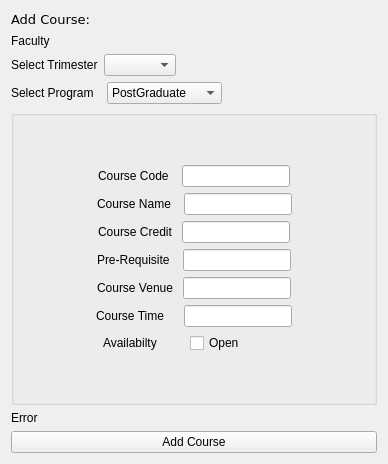
             <widget class="QWidget" name="addAcadCourse">
              <layout class="QVBoxLayout" name="verticalLayout_30">
               <item>
                <layout class="QVBoxLayout" name="verticalLayout_25">
                 <item>
                  <widget class="QLabel" name="addAcadCourseLabel">
                   <property name="sizePolicy">
                    <sizepolicy hsizetype="Preferred" vsizetype="Maximum">
                     <horstretch>0</horstretch>
                     <verstretch>0</verstretch>
                    </sizepolicy>
                   </property>
                   <property name="font">
                    <font>
                     <family>Verdana</family>
                     <pointsize>10</pointsize>
                    </font>
                   </property>
                   <property name="text">
                    <string>Add Course:</string>
                   </property>
                  </widget>
                 </item>
                 <item>
                  <widget class="QLabel" name="addAcadCourseFacultyLabel">
                   <property name="sizePolicy">
                    <sizepolicy hsizetype="Preferred" vsizetype="Maximum">
                     <horstretch>0</horstretch>
                     <verstretch>0</verstretch>
                    </sizepolicy>
                   </property>
                   <property name="text">
                    <string>Faculty</string>
                   </property>
                  </widget>
                 </item>
                </layout>
               </item>
               <item>
                <layout class="QVBoxLayout" name="verticalLayout_29">
                 <item>
                  <layout class="QVBoxLayout" name="verticalLayout_28">
                   <item>
                    <layout class="QVBoxLayout" name="verticalLayout_26">
                     <item>
                      <layout class="QHBoxLayout" name="horizontalLayout_30">
                       <item>
                        <widget class="QLabel" name="addLabel1">
                         <property name="sizePolicy">
                          <sizepolicy hsizetype="Preferred" vsizetype="Maximum">
                           <horstretch>0</horstretch>
                           <verstretch>0</verstretch>
                          </sizepolicy>
                         </property>
                         <property name="text">
                          <string>Select Trimester</string>
                         </property>
                        </widget>
                       </item>
                       <item>
                        <widget class="QComboBox" name="addCourseTrimesterComboBox"/>
                       </item>
                       <item>
                        <spacer name="horizontalSpacer_20">
                         <property name="orientation">
                          <enum>Qt::Horizontal</enum>
                         </property>
                         <property name="sizeHint" stdset="0">
                          <size>
                           <width>40</width>
                           <height>20</height>
                          </size>
                         </property>
                        </spacer>
                       </item>
                      </layout>
                     </item>
                     <item>
                      <layout class="QHBoxLayout" name="horizontalLayout_31">
                       <item>
                        <widget class="QLabel" name="addLabel2">
                         <property name="sizePolicy">
                          <sizepolicy hsizetype="Preferred" vsizetype="Maximum">
                           <horstretch>0</horstretch>
                           <verstretch>0</verstretch>
                          </sizepolicy>
                         </property>
                         <property name="text">
                          <string>Select Program  </string>
                         </property>
                        </widget>
                       </item>
                       <item>
                        <widget class="QComboBox" name="addCourseProgramComboBox">
                         <property name="sizePolicy">
                          <sizepolicy hsizetype="Preferred" vsizetype="Maximum">
                           <horstretch>0</horstretch>
                           <verstretch>0</verstretch>
                          </sizepolicy>
                         </property>
                         <item>
                          <property name="text">
                           <string>PostGraduate</string>
                          </property>
                         </item>
                         <item>
                          <property name="text">
                           <string>UnderGraduate</string>
                          </property>
                         </item>
                         <item>
                          <property name="text">
                           <string>Diploma</string>
                          </property>
                         </item>
                        </widget>
                       </item>
                       <item>
                        <spacer name="horizontalSpacer_21">
                         <property name="orientation">
                          <enum>Qt::Horizontal</enum>
                         </property>
                         <property name="sizeHint" stdset="0">
                          <size>
                           <width>40</width>
                           <height>20</height>
                          </size>
                         </property>
                        </spacer>
                       </item>
                      </layout>
                     </item>
                    </layout>
                   </item>
                   <item>
                    <widget class="QGroupBox" name="groupBox">
                     <property name="sizePolicy">
                      <sizepolicy hsizetype="Preferred" vsizetype="Preferred">
                       <horstretch>0</horstretch>
                       <verstretch>0</verstretch>
                      </sizepolicy>
                     </property>
                     <layout class="QVBoxLayout" name="verticalLayout_11">
                      <item>
                       <spacer name="verticalSpacer_35">
                        <property name="orientation">
                         <enum>Qt::Vertical</enum>
                        </property>
                        <property name="sizeHint" stdset="0">
                         <size>
                          <width>20</width>
                          <height>40</height>
                         </size>
                        </property>
                       </spacer>
                      </item>
                      <item>
                       <layout class="QHBoxLayout" name="horizontalLayout_23">
                        <item>
                         <spacer name="horizontalSpacer_23">
                          <property name="orientation">
                           <enum>Qt::Horizontal</enum>
                          </property>
                          <property name="sizeHint" stdset="0">
                           <size>
                            <width>40</width>
                            <height>20</height>
                           </size>
                          </property>
                         </spacer>
                        </item>
                        <item>
                         <widget class="QLabel" name="addLabel2_2">
                          <property name="text">
                           <string>Course Code  </string>
                          </property>
                         </widget>
                        </item>
                        <item>
                         <widget class="QLineEdit" name="addCourseCodeEdit"/>
                        </item>
                        <item>
                         <spacer name="horizontalSpacer_10">
                          <property name="orientation">
                           <enum>Qt::Horizontal</enum>
                          </property>
                          <property name="sizeHint" stdset="0">
                           <size>
                            <width>40</width>
                            <height>20</height>
                           </size>
                          </property>
                         </spacer>
                        </item>
                       </layout>
                      </item>
                      <item>
                       <layout class="QHBoxLayout" name="horizontalLayout_24">
                        <item>
                         <spacer name="horizontalSpacer_24">
                          <property name="orientation">
                           <enum>Qt::Horizontal</enum>
                          </property>
                          <property name="sizeHint" stdset="0">
                           <size>
                            <width>40</width>
                            <height>20</height>
                           </size>
                          </property>
                         </spacer>
                        </item>
                        <item>
                         <widget class="QLabel" name="addCourse3">
                          <property name="text">
                           <string>Course Name  </string>
                          </property>
                         </widget>
                        </item>
                        <item>
                         <widget class="QLineEdit" name="addCourseNameEdit"/>
                        </item>
                        <item>
                         <spacer name="horizontalSpacer_14">
                          <property name="orientation">
                           <enum>Qt::Horizontal</enum>
                          </property>
                          <property name="sizeHint" stdset="0">
                           <size>
                            <width>40</width>
                            <height>20</height>
                           </size>
                          </property>
                         </spacer>
                        </item>
                       </layout>
                      </item>
                      <item>
                       <layout class="QHBoxLayout" name="horizontalLayout_25">
                        <item>
                         <spacer name="horizontalSpacer_25">
                          <property name="orientation">
                           <enum>Qt::Horizontal</enum>
                          </property>
                          <property name="sizeHint" stdset="0">
                           <size>
                            <width>40</width>
                            <height>20</height>
                           </size>
                          </property>
                         </spacer>
                        </item>
                        <item>
                         <widget class="QLabel" name="addLabel4">
                          <property name="text">
                           <string>Course Credit </string>
                          </property>
                         </widget>
                        </item>
                        <item>
                         <widget class="QLineEdit" name="addCourseCreditEdit"/>
                        </item>
                        <item>
                         <spacer name="horizontalSpacer_15">
                          <property name="orientation">
                           <enum>Qt::Horizontal</enum>
                          </property>
                          <property name="sizeHint" stdset="0">
                           <size>
                            <width>40</width>
                            <height>20</height>
                           </size>
                          </property>
                         </spacer>
                        </item>
                       </layout>
                      </item>
                      <item>
                       <layout class="QHBoxLayout" name="horizontalLayout_26">
                        <item>
                         <spacer name="horizontalSpacer_26">
                          <property name="orientation">
                           <enum>Qt::Horizontal</enum>
                          </property>
                          <property name="sizeHint" stdset="0">
                           <size>
                            <width>40</width>
                            <height>20</height>
                           </size>
                          </property>
                         </spacer>
                        </item>
                        <item>
                         <widget class="QLabel" name="addLabel8">
                          <property name="text">
                           <string>Pre-Requisite  </string>
                          </property>
                         </widget>
                        </item>
                        <item>
                         <widget class="QLineEdit" name="addCoursePreRequisiteEdit"/>
                        </item>
                        <item>
                         <spacer name="horizontalSpacer_16">
                          <property name="orientation">
                           <enum>Qt::Horizontal</enum>
                          </property>
                          <property name="sizeHint" stdset="0">
                           <size>
                            <width>40</width>
                            <height>20</height>
                           </size>
                          </property>
                         </spacer>
                        </item>
                       </layout>
                      </item>
                      <item>
                       <layout class="QHBoxLayout" name="horizontalLayout_27">
                        <item>
                         <spacer name="horizontalSpacer_27">
                          <property name="orientation">
                           <enum>Qt::Horizontal</enum>
                          </property>
                          <property name="sizeHint" stdset="0">
                           <size>
                            <width>40</width>
                            <height>20</height>
                           </size>
                          </property>
                         </spacer>
                        </item>
                        <item>
                         <widget class="QLabel" name="addLabel5">
                          <property name="text">
                           <string>Course Venue </string>
                          </property>
                         </widget>
                        </item>
                        <item>
                         <widget class="QLineEdit" name="addCourseVenueEdit"/>
                        </item>
                        <item>
                         <spacer name="horizontalSpacer_17">
                          <property name="orientation">
                           <enum>Qt::Horizontal</enum>
                          </property>
                          <property name="sizeHint" stdset="0">
                           <size>
                            <width>40</width>
                            <height>20</height>
                           </size>
                          </property>
                         </spacer>
                        </item>
                       </layout>
                      </item>
                      <item>
                       <layout class="QHBoxLayout" name="horizontalLayout_28">
                        <item>
                         <spacer name="horizontalSpacer_28">
                          <property name="orientation">
                           <enum>Qt::Horizontal</enum>
                          </property>
                          <property name="sizeHint" stdset="0">
                           <size>
                            <width>40</width>
                            <height>20</height>
                           </size>
                          </property>
                         </spacer>
                        </item>
                        <item>
                         <widget class="QLabel" name="addLabel6">
                          <property name="text">
                           <string>Course Time    </string>
                          </property>
                         </widget>
                        </item>
                        <item>
                         <widget class="QLineEdit" name="addCourseTimeEdit"/>
                        </item>
                        <item>
                         <spacer name="horizontalSpacer_18">
                          <property name="orientation">
                           <enum>Qt::Horizontal</enum>
                          </property>
                          <property name="sizeHint" stdset="0">
                           <size>
                            <width>40</width>
                            <height>20</height>
                           </size>
                          </property>
                         </spacer>
                        </item>
                       </layout>
                      </item>
                      <item>
                       <layout class="QHBoxLayout" name="horizontalLayout_29">
                        <item>
                         <spacer name="horizontalSpacer_29">
                          <property name="orientation">
                           <enum>Qt::Horizontal</enum>
                          </property>
                          <property name="sizeHint" stdset="0">
                           <size>
                            <width>40</width>
                            <height>20</height>
                           </size>
                          </property>
                         </spacer>
                        </item>
                        <item>
                         <spacer name="horizontalSpacer_31">
                          <property name="orientation">
                           <enum>Qt::Horizontal</enum>
                          </property>
                          <property name="sizeHint" stdset="0">
                           <size>
                            <width>40</width>
                            <height>20</height>
                           </size>
                          </property>
                         </spacer>
                        </item>
                        <item>
                         <widget class="QLabel" name="addLabel7">
                          <property name="text">
                           <string>Availabilty        </string>
                          </property>
                         </widget>
                        </item>
                        <item>
                         <widget class="QCheckBox" name="addCourseAvailabilityCheck">
                          <property name="text">
                           <string>Open</string>
                          </property>
                         </widget>
                        </item>
                        <item>
                         <spacer name="horizontalSpacer_32">
                          <property name="orientation">
                           <enum>Qt::Horizontal</enum>
                          </property>
                          <property name="sizeHint" stdset="0">
                           <size>
                            <width>40</width>
                            <height>20</height>
                           </size>
                          </property>
                         </spacer>
                        </item>
                        <item>
                         <spacer name="horizontalSpacer_30">
                          <property name="orientation">
                           <enum>Qt::Horizontal</enum>
                          </property>
                          <property name="sizeHint" stdset="0">
                           <size>
                            <width>40</width>
                            <height>20</height>
                           </size>
                          </property>
                         </spacer>
                        </item>
                        <item>
                         <spacer name="horizontalSpacer_19">
                          <property name="orientation">
                           <enum>Qt::Horizontal</enum>
                          </property>
                          <property name="sizeHint" stdset="0">
                           <size>
                            <width>40</width>
                            <height>20</height>
                           </size>
                          </property>
                         </spacer>
                        </item>
                       </layout>
                      </item>
                      <item>
                       <spacer name="verticalSpacer_36">
                        <property name="orientation">
                         <enum>Qt::Vertical</enum>
                        </property>
                        <property name="sizeHint" stdset="0">
                         <size>
                          <width>20</width>
                          <height>40</height>
                         </size>
                        </property>
                       </spacer>
                      </item>
                     </layout>
                    </widget>
                   </item>
                  </layout>
                 </item>
                 <item>
                  <widget class="QLabel" name="addAcadCourseErrorLabel">
                   <property name="sizePolicy">
                    <sizepolicy hsizetype="Preferred" vsizetype="Maximum">
                     <horstretch>0</horstretch>
                     <verstretch>0</verstretch>
                    </sizepolicy>
                   </property>
                   <property name="text">
                    <string>Error</string>
                   </property>
                  </widget>
                 </item>
                </layout>
               </item>
               <item>
                <widget class="QPushButton" name="acadAddCourseAddButton">
                 <property name="sizePolicy">
                  <sizepolicy hsizetype="Minimum" vsizetype="Maximum">
                   <horstretch>0</horstretch>
                   <verstretch>0</verstretch>
                  </sizepolicy>
                 </property>
                 <property name="text">
                  <string>Add Course</string>
                 </property>
                </widget>
               </item>
              </layout>
             </widget>
